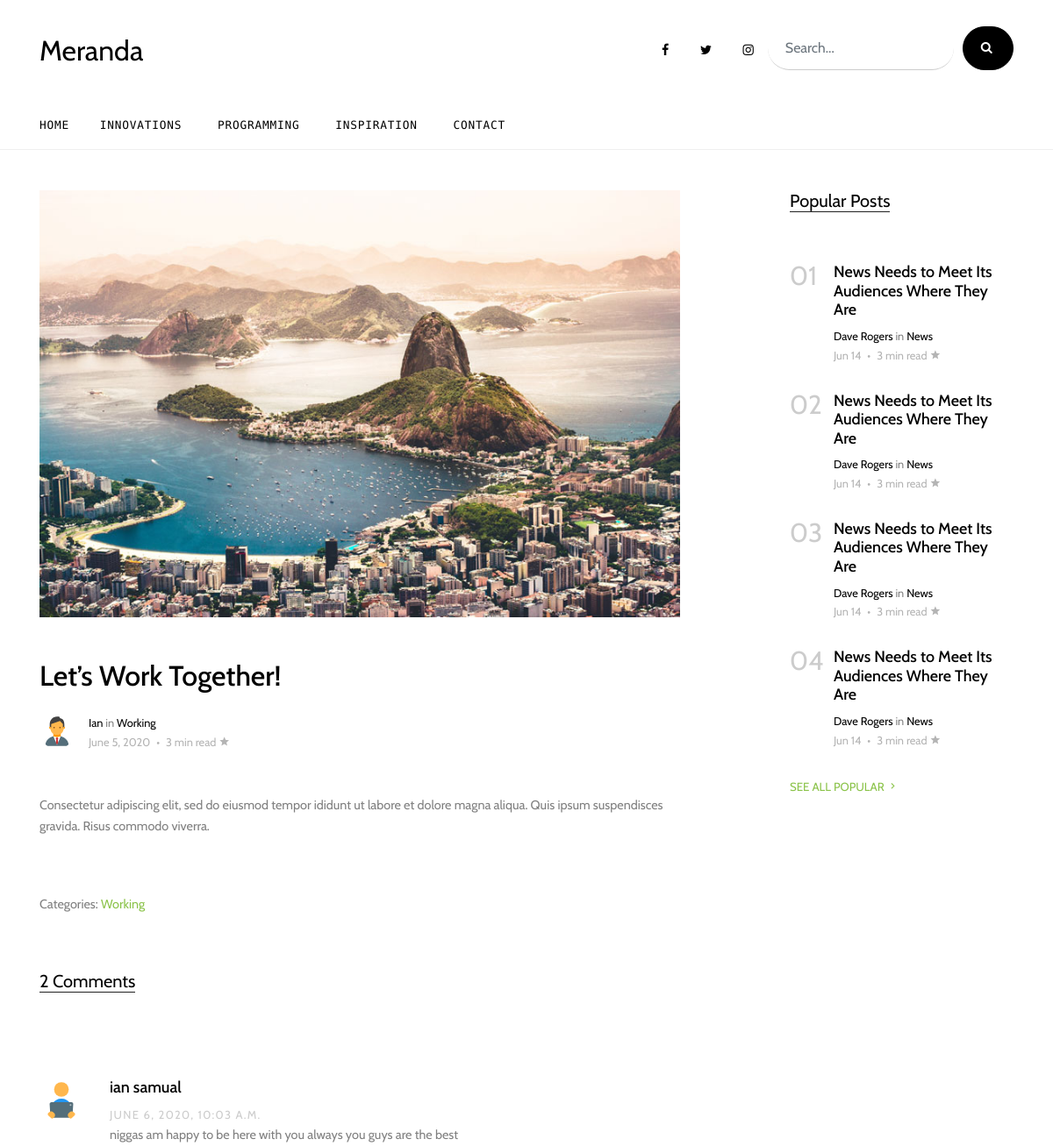
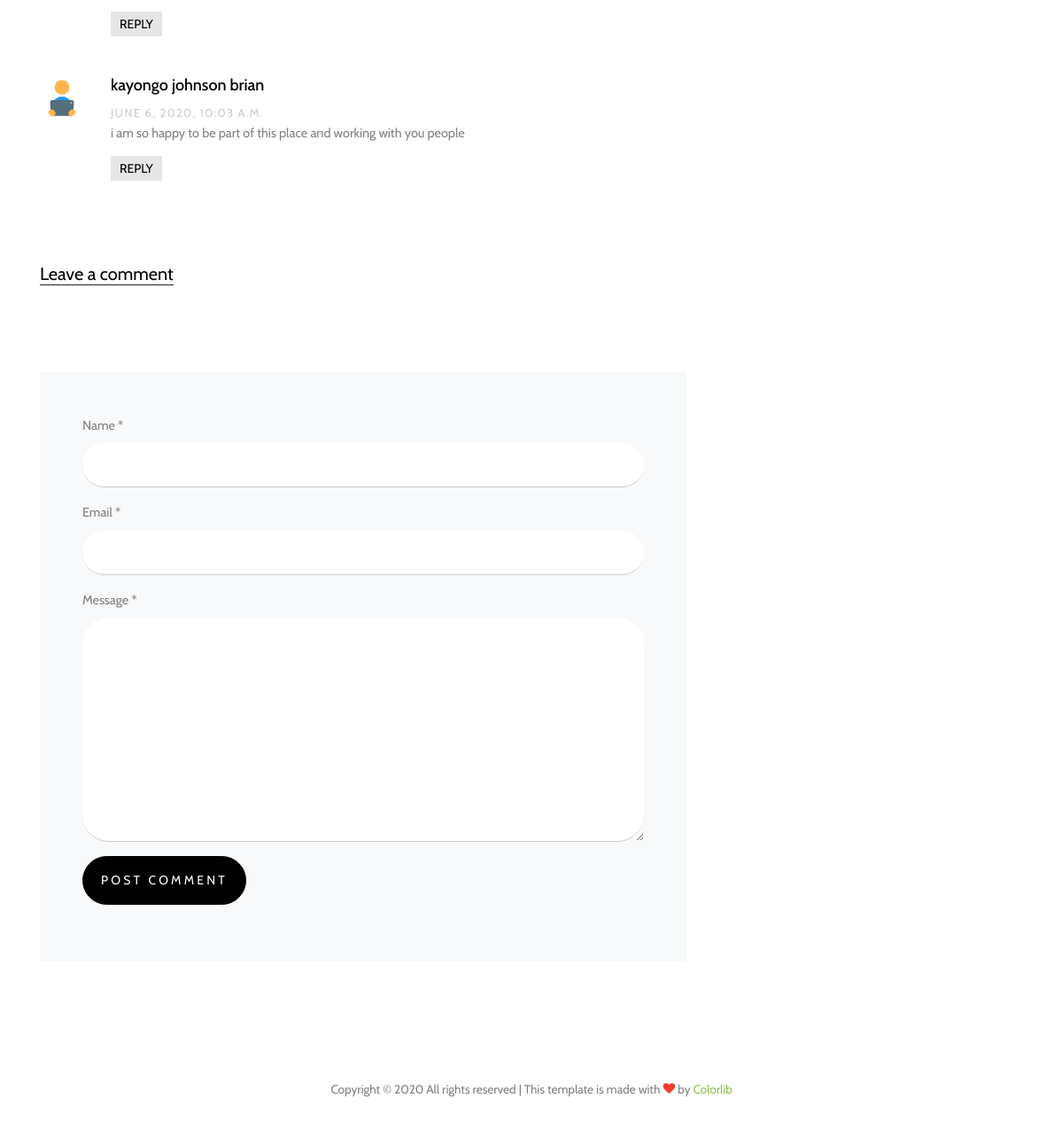
Page /trending-post/5/ on the committed database (2 pictures, top to bottom).
### blog/models.py (models this page shows, shortened)
class Trending(models.Model):
    title = models.CharField(max_length=150)
    description = models.TextField()
    author = models.CharField(max_length=50, null=True, blank=True)
    tag = models.CharField(max_length=50)
    date_Created = models.DateField(auto_now_add=True)
    image = models.ImageField(upload_to='Trends')
    @property
    def authorPrest(self):
        try:
            post = self.author
        except:
            post = ''
        return post
    @property
    def imageUrl(self):
        try:
            url = self.image.url
        except:
            url = ''
        return url

class CommentsTrending(models.Model):
    post = models.ForeignKey(Trending, on_delete=models.CASCADE)
    name = models.CharField(max_length=350)
    email = models.EmailField(max_length=254,null=True,blank=True)
    comment = models.TextField()
    date_created = models.DateTimeField(auto_now_add=True)

### blog/views.py (the view)
# urls.py: path('trending-post/<str:pk>/',views.PostDetail,name='trending-post'),
def PostDetail(request, pk):
    trend_post = Trending.objects.get(id=pk)
    comments = CommentsTrending.objects.filter(post=trend_post).order_by('-id')
    if request.method == 'POST':
        name = request.POST['Name']
        email = request.POST['email']
        comment = request.POST['comment']
        CommentsTrending.objects.create(
            post=trend_post, name=name, email=email, comment=comment)
    context = {
        'trend_post': trend_post,
        'comments': comments
    }
    return render(request, 'blog/blog-single.html', context)

### templates/blog/blog-single.html (shortened to what this page needs)
<!DOCTYPE html>
{% extends "blog/base.html" %}
{% load static %}
{% block main-content %}
<div class="site-section">
  <div class="container">
    <div class="row">
      <div class="col-lg-8 single-content">
        <p class="mb-5">
          <img src="{{trend_post.imageUrl}}" alt="Image" class="img-fluid">
        </p>
        <h1 class="mb-4">
          {{trend_post.title}}
        </h1>
        <div class="post-meta d-flex mb-5">
          <div class="bio-pic mr-3">
            <img src="{% static 'assests/admin.svg' %}" alt="Image" class="img-fluidid">
          </div>
          <div class="vcard">
            <span class="d-block"><a href="#">{{trend_post.authorPrest}}</a> in <a
                href="#">{{trend_post.tag}}</a></span>
            <span class="date-read">{{trend_post.date_Created}} <span class="mx-1">&bullet;</span> 3 min read <span
                class="icon-star2"></span></span>
          </div>
        </div>
        <p>{{trend_post.description}}</p>
        <div class="pt-5">
          <p>Categories: <a href="#">{{trend_post.tag}}</a></p>
        </div>
        <div class="pt-5">
          <div class="section-title">
            <h2 class="mb-5">{{comments.count }} Comment{{comments|pluralize}}</h2>
          </div>
          <ul class="comment-list">
            {% for commentie in comments %}
            <li class="comment">
              <div class="vcard bio">
                <img src="{% static 'assests/commet.svg' %}" alt="Image placeholder">
              </div>
              <div class="comment-body">
                <h3>{{commentie.name}}</h3>
                <div class="meta">{{commentie.date_created}}</div>
                <p>{{commentie.comment}}</p>
                <p><a href="#" class="reply">Reply</a></p>
              </div>
            </li>
            {% endfor %}
          <div class="comment-form-wrap pt-5">
            <div class="section-title">
              <h2 class="mb-5">Leave a comment</h2>
            </div>
            <form action="" class="p-5 bg-light" method="POST">
              <div class="form-group">
                <label for="name">Name *</label>
                <input type="text" name="Name" class="form-control" id="name">
              </div>
              <div class="form-group">
                <label for="email">Email *</label>
                <input type="email" name="email" class="form-control" id="email">
              </div>
              <div class="form-group">
                <label for="message">Message *</label>
                <textarea name="comment" id="message" cols="30" rows="10" class="form-control"></textarea>
              </div>
              <div class="form-group">
                <input type="submit" value="Post Comment" class="btn btn-primary py-3">
              </div>
            </form>
          </div>
        </div>
      </div>
      <div class="col-lg-3 ml-auto">
        <div class="section-title">
          <h2>Popular Posts</h2>
        </div>
        <div class="trend-entry d-flex">
          <div class="number align-self-start">01</div>
          <div class="trend-contents">
            <h2><a href="blog-single.html">News Needs to Meet Its Audiences Where They Are</a></h2>
            <div class="post-meta">
              <span class="d-block"><a href="#">Dave Rogers</a> in <a href="#">News</a></span>
              <span class="date-read">Jun 14 <span class="mx-1">&bullet;</span> 3 min read <span
                  class="icon-star2"></span></span>
            </div>
          </div>
        </div>
        <div class="trend-entry d-flex">
          <div class="number align-self-start">02</div>
          <div class="trend-contents">
            <h2><a href="blog-single.html">News Needs to Meet Its Audiences Where They Are</a></h2>
            <div class="post-meta">
              <span class="d-block"><a href="#">Dave Rogers</a> in <a href="#">News</a></span>
              <span class="date-read">Jun 14 <span class="mx-1">&bullet;</span> 3 min read <span
                  class="icon-star2"></span></span>
            </div>
          </div>
        </div>
        <div class="trend-entry d-flex">
          <div class="number align-self-start">03</div>
          <div class="trend-contents">
            <h2><a href="blog-single.html">News Needs to Meet Its Audiences Where They Are</a></h2>
            <div class="post-meta">
              <span class="d-block"><a href="#">Dave Rogers</a> in <a href="#">News</a></span>
              <span class="date-read">Jun 14 <span class="mx-1">&bullet;</span> 3 min read <span
                  class="icon-star2"></span></span>
            </div>
          </div>
        </div>
        <div class="trend-entry d-flex pl-0">
          <div class="number align-self-start">04</div>
          <div class="trend-contents">
            <h2><a href="blog-single.html">News Needs to Meet Its Audiences Where They Are</a></h2>
            <div class="post-meta">
              <span class="d-block"><a href="#">Dave Rogers</a> in <a href="#">News</a></span>
              <span class="date-read">Jun 14 <span class="mx-1">&bullet;</span> 3 min read <span
                  class="icon-star2"></span></span>
            </div>
          </div>
        </div>
        <p>
          <a href="#" class="more">See All Popular <span class="icon-keyboard_arrow_right"></span></a>
        </p>
      </div>
    </div>
  </div>
</div>
{% endblock main-content %}

### static/css/style.css (style rules this page uses)
html { overflow-x: hidden; }
body { line-height: 1.7; color: gray; font-weight: 300; font-size: .9rem; }
a { -webkit-transition: .3s all ease; -o-transition: .3s all ease; transition: .3s all ease; }
h1, h2, h3, h4, h5, .h1, .h2, .h3, .h4, .h5 { font-family: "Cabin", -apple-system, BlinkMacSystemFont, "Segoe UI", Roboto, "Helvetica Neue", Arial, sans-serif, "Apple Color Emoji", "Segoe UI Emoji", "Segoe UI Symbol", "Noto Color Emoji"; }
.site-section { padding: 2.5em 0; }
@media (min-width: 768px) { .site-section { padding: 7em 0; } }
.section-title { color: #000; margin-bottom: 50px; }
.section-title h2 { font-size: 20px; font-weight: 400; border-bottom: 1px solid #222; position: relative; display: inline-block; }
.section-title h2:before { position: absolute; content: ""; height: 1px; background: #777; }
.btn { text-transform: uppercase; font-size: 14px; letter-spacing: .2rem; font-family: "Cabin", -apple-system, BlinkMacSystemFont, "Segoe UI", Roboto, "Helvetica Neue", Arial, sans-serif, "Apple Color Emoji", "Segoe UI Emoji", "Segoe UI Symbol", "Noto Color Emoji"; }
.comment-form-wrap { clear: both; }
.comment-list { padding: 0; margin: 0; }
.comment-list li { padding: 0; margin: 0 0 30px 0; float: left; width: 100%; clear: both; list-style: none; }
.comment-list li .vcard { width: 80px; float: left; }
.comment-list li .vcard img { width: 50px; border-radius: 50%; }
.comment-list li .comment-body { float: right; width: calc(100% - 80px); }
.comment-list li .comment-body h3 { font-size: 18px; color: #000; }
.comment-list li .comment-body .meta { text-transform: uppercase; font-size: 13px; letter-spacing: .1em; color: #ccc; }
.comment-list li .comment-body .reply { padding: 5px 10px; background: #e6e6e6; color: #000; text-transform: uppercase; font-size: 14px; }
.post-meta { font-size: .8rem; }
.post-meta a { color: #000; }
.bio-pic { -webkit-box-flex: 0; -ms-flex: 0 0 40px; flex: 0 0 40px; }
.bio-pic img { max-width: 100%; border-radius: 50%; }
.date-read { color: #b4b4b4; }
.trend-entry { margin-bottom: 30px; }
.trend-entry .number { -webkit-box-flex: 0; -ms-flex: 0 0 50px; flex: 0 0 50px; font-size: 30px; line-height: 1; color: #ccc; }
.trend-entry .trend-contents h2 { font-size: 18px; }
.trend-entry .trend-contents h2 a { color: #000; }
.more { color: #8bc34a; text-transform: uppercase; font-size: .83rem; }
.form-control { margin-right: 10px; height: 50px; padding-left: 20px; padding-right: 20px; border-radius: 30px; border: none; background: #fff; border-bottom: 1px solid transparent; border-bottom: 1px solid #ccc; }
.btn { border-radius: 30px; background: #000; padding-left: 20px; padding-right: 20px; border-color: #000; color: #fff; }
.single-content h1 { font-size: 2rem; color: #000; }
.single-content { font-size: .9rem; }

### rows in the picture
Trending: imageUrl (picture), title "Let’s Work Together!", authorPrest "Ian", tag "Working", date_Created "June 5, 2020", description "Consectetur adipiscing elit, sed do eiusmod tempor ididunt ut labore et dolore magna aliqua. Quis ipsum suspendisces gravida. Risus commodo viverra."
CommentsTrending: name "ian samual", date_created "JUNE 6, 2020, 10:03 A.M.", comment "niggas am happy to be here with you always you guys are the best"
CommentsTrending: name "kayongo johnson brian", date_created "JUNE 6, 2020, 10:03 A.M.", comment "i am so happy to be part of this place and working with you people"

### other values in the picture
{{ comments.count }} "2"
